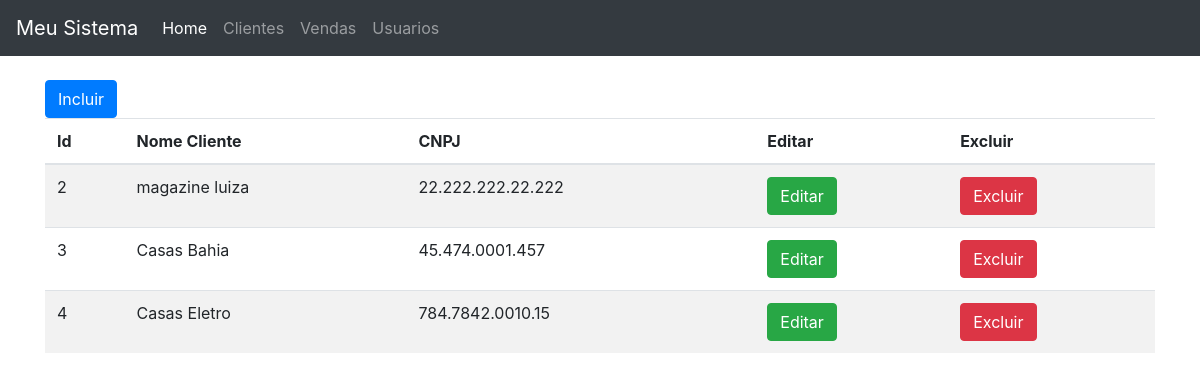
The page /_clientes.php on the database its author committed.
### tables this page shows
CREATE TABLE `clientes` (
  `id_cliente` int(35) NOT NULL,
  `nome_cliente` varchar(35) NOT NULL,
  `obs` longtext NOT NULL,
  `cep` varchar(10) NOT NULL,
  `endereco` varchar(60) NOT NULL,
  `numero` varchar(15) NOT NULL,
  `complemento` varchar(15) NOT NULL,
  `bairro` varchar(40) NOT NULL,
  `cidade` varchar(30) NOT NULL,
  `estado` varchar(2) NOT NULL,
  `cnpj` varchar(35) NOT NULL
);

### _clientes.php (the view, shortened to what this page needs)
<html>
    <head>
        <link rel="stylesheet" href="https://stackpath.bootstrapcdn.com/bootstrap/4.1.3/css/bootstrap.min.css">
    </head>
    <body>
       <?php include 'menu.php';?>
       <div class="container">
       <a href="clientes_incluir.php" class="btn btn-primary">Incluir</a>
       <table class="table table-striped">
            <thead>
                <tr>
                <th>Id</th>
                <th>Nome Cliente</th>
                <th>CNPJ</th>
                <th>Editar</th>
                <th>Excluir</th>
                </tr>
            </thead>
            <tbody>
            <?php
    		    include 'conexao.php';
    		    $sql = "SELECT * FROM clientes";
                $busca = mysqli_query($conexao,$sql);
                while ($array = mysqli_fetch_array($busca)) {
                  $id_cliente = $array['id_cliente'];
                  $nome_cliente = $array['nome_cliente'];
                  $cnpj = $array['cnpj'];
                  ?>
                   <tr>
                   <td><?php echo($id_cliente)?></td>
                   <td><?php echo($nome_cliente)?></td>
                   <td><?php echo($cnpj)?></td>
                   <td><a href="clientes_editar.php?id_cliente=<?php echo($id_cliente)?>" class="btn btn-success">Editar</a></td>
                   <td><a href="clientes_excluir.php?id_cliente=<?php echo($id_cliente)?>" class="btn btn-danger">Excluir</a></td>
                   </tr>
                <?php } ?>
            </tbody>
        </table>
        </div>
    </body>
</html>

### rows shown on the page
clientes: id_cliente "2", nome_cliente "magazine luiza", cnpj "22.222.222.22.222"
clientes: id_cliente "3", nome_cliente "Casas Bahia", cnpj "45.474.0001.457"
clientes: id_cliente "4", nome_cliente "Casas Eletro", cnpj "784.7842.0010.15"
